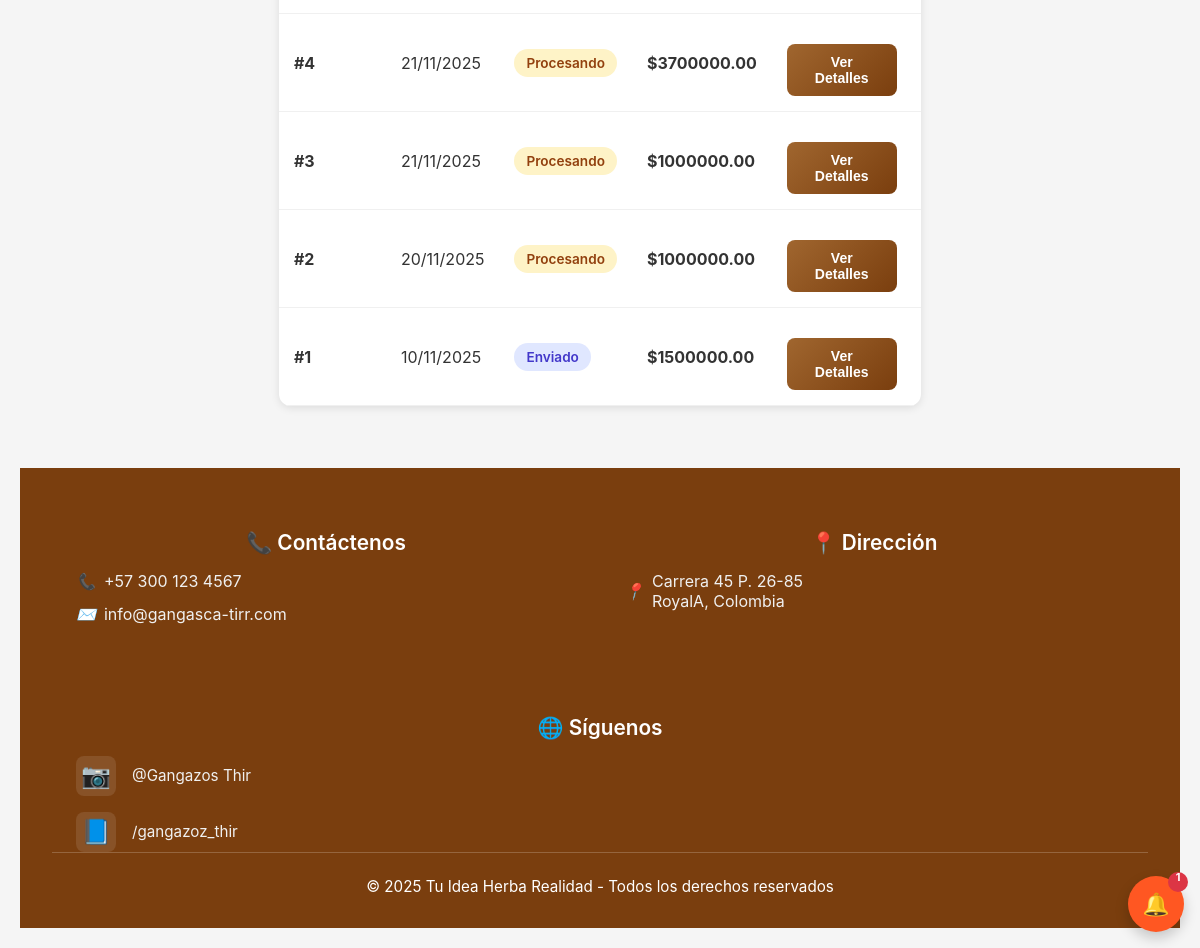
The page /mis-pedidos/ (signed in, lower part) on the database as committed earlier.
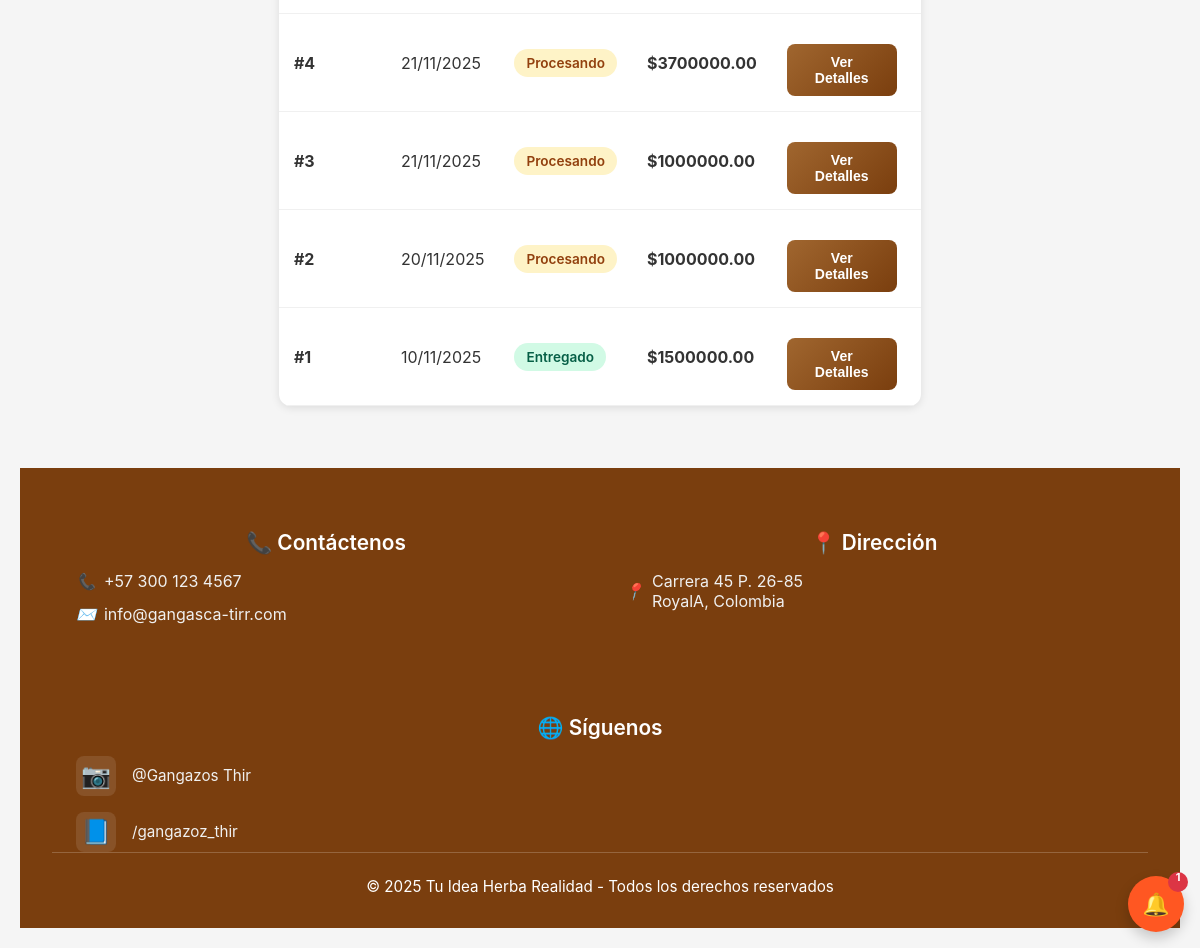
The same page on the database as committed later.
### core/models.py (models this page shows, shortened)
class Pedido(models.Model):
    ESTADO_PEDIDO_CHOICES = [
        ('procesando', 'Procesando'),
        ('empacado', 'Empacado'),
        ('enviado', 'Enviado'),
        ('en_transito', 'En Tránsito'),
        ('entregado', 'Entregado'),
        ('cancelado', 'Cancelado'),
    ]
    pago = models.OneToOneField(Pago, on_delete=models.CASCADE, related_name='pedido')
    cliente = models.ForeignKey(UserClientes, on_delete=models.CASCADE, related_name='pedidos')
    nombre_completo = models.CharField(max_length=200, blank=True, null=True)
    telefono = models.CharField(max_length=20, blank=True, null=True)
    direccion = models.CharField(max_length=300, blank=True, null=True)
    ciudad = models.CharField(max_length=100, blank=True, null=True)
    departamento = models.CharField(max_length=100, blank=True, null=True)
    codigo_postal = models.CharField(max_length=10, blank=True, null=True)
    notas_adicionales = models.TextField(max_length=500, blank=True, null=True)
    estado = models.CharField(max_length=20, choices=ESTADO_PEDIDO_CHOICES, default='procesando')
    numero_seguimiento = models.CharField(max_length=100, blank=True, null=True)
    empresa_envio = models.CharField(max_length=100, blank=True, null=True)
    productos = models.TextField()  # JSON string con los productos
    monto_total = models.DecimalField(max_digits=10, decimal_places=2)
    fecha_creacion = models.DateTimeField(auto_now_add=True)
    fecha_actualizacion = models.DateTimeField(auto_now=True)
    fecha_entrega_estimada = models.DateField(null=True, blank=True)
    fecha_entrega_real = models.DateTimeField(null=True, blank=True)
    class Meta:
        ordering = ['-fecha_creacion']

### core/views.py (the view)
# urls.py: path('mis-pedidos/', views.mis_pedidos_view, name='mis_pedidos'),
def mis_pedidos_view(request):
    if 'usernameCliente' not in request.session:
        return redirect('login')
    try:
        cliente = UserClientes.objects.get(usernameCliente=request.session['usernameCliente'])
        pedidos = Pedido.objects.filter(cliente=cliente).order_by('-fecha_creacion')
        modelos_map = {
            'mesas': {'modelo': Mesas, 'campo_imagen': 'imagen1', 'campo_nombre': 'nombre1'},
            'mesa': {'modelo': Mesas, 'campo_imagen': 'imagen1', 'campo_nombre': 'nombre1'},
            'sillas': {'modelo': Sillas, 'campo_imagen': 'imagen2', 'campo_nombre': 'nombre2'},
            'silla': {'modelo': Sillas, 'campo_imagen': 'imagen2', 'campo_nombre': 'nombre2'},
            'armarios': {'modelo': Armarios, 'campo_imagen': 'imagen3', 'campo_nombre': 'nombre3'},
            'armario': {'modelo': Armarios, 'campo_imagen': 'imagen3', 'campo_nombre': 'nombre3'},
            'cajoneras': {'modelo': Cajoneras, 'campo_imagen': 'imagen4', 'campo_nombre': 'nombre4'},
            'cajonera': {'modelo': Cajoneras, 'campo_imagen': 'imagen4', 'campo_nombre': 'nombre4'},
            'escritorios': {'modelo': Escritorios, 'campo_imagen': 'imagen5', 'campo_nombre': 'nombre5'},
            'escritorio': {'modelo': Escritorios, 'campo_imagen': 'imagen5', 'campo_nombre': 'nombre5'},
            'utensilios': {'modelo': Utensilios, 'campo_imagen': 'imagen6', 'campo_nombre': 'nombre6'},
            'utensilio': {'modelo': Utensilios, 'campo_imagen': 'imagen6', 'campo_nombre': 'nombre6'},
        }
        pedidos_list = list(pedidos)
        total_pedidos = len(pedidos_list)
        for idx, pedido in enumerate(pedidos_list):
            pedido.numero_secuencial = total_pedidos - idx
        for pedido in pedidos_list:
            try:
                productos_parseados = json.loads(pedido.productos)
                for producto in productos_parseados:
                    categoria = (producto.get('categoria') or producto.get('tipo', '')).lower()
                    producto_id = producto.get('id')
                    print(f"DEBUG: Procesando producto ID={producto_id}, categoria='{categoria}'")
                    config = modelos_map.get(categoria)
                    if config and producto_id:
                        try:
                            modelo = config['modelo']
                            item = modelo.objects.get(id=producto_id)
                            campo_imagen = config['campo_imagen']
                            if hasattr(item, campo_imagen):
                                imagen_field = getattr(item, campo_imagen)
                                if imagen_field:
                                    producto['imagen'] = imagen_field.url
                                else:
                                    producto['imagen'] = None
                            else:
                                producto['imagen'] = None
                        except modelo.DoesNotExist:
                            producto['imagen'] = None
                        except Exception as ex:
                            producto['imagen'] = None
                    else:
                        producto['imagen'] = None
                pedido.productos_json = json.dumps(productos_parseados)
                pedido.productos_parseados = productos_parseados
            except Exception as e:
                pedido.productos_json = '[]'
                pedido.productos_parseados = []
        pedidos_sin_datos = []
        for pedido in pedidos_list:
            if not pedido.direccion or not pedido.telefono:
                pedidos_sin_datos.append(pedido)
        context = {
            'pedidos': pedidos,
            'cliente': cliente,
            'usuario': cliente,  # Añadir para compatibilidad con el template
            'pedidos_sin_datos': pedidos_sin_datos  # Pedidos que necesitan completar datos
        }
        return render(request, 'core/mis_pedidos_nuevo.html', context)
    except UserClientes.DoesNotExist:
        return redirect('login')

### core/context_processors.py (called while the page is built, shortened)
def idea_notifications(request):
    username_cliente = request.session.get('usernameCliente')
    username_empresa = request.session.get('usernameEmpresa')
    has_notif = False
    try:
        if username_cliente:
            has_notif = MensajeIdea.objects.filter(
                idea__autor=username_cliente,
                remitente_tipo='empresa',
                leido=False
            ).exists()
    except Exception as e:
        print(f"Error en idea_notifications: {str(e)}")
        has_notif = False
    return {
        'has_idea_notifications': has_notif
    }

### core/templates/core/mis_pedidos_nuevo.html (shortened to what this page needs)
{% load static %}
<!DOCTYPE html>
<html lang="es">
<head>
    <link rel="stylesheet" href="{% static 'core/css/styles.css' %}">
    <link rel="stylesheet" href="{% static 'core/css/carrito.css' %}">
    <link rel="stylesheet" href="{% static 'Empresas/css/pedidos.css' %}">
    <link rel="stylesheet" href="{% static 'core/css/mis_pedidos.css' %}">
    <link rel="stylesheet" href="{% static 'core/css/responsive.css' %}">
    <link rel="stylesheet" href="https://cdnjs.cloudflare.com/ajax/libs/font-awesome/6.4.0/css/all.min.css">
</head>
<body>
<div class="main-content-wrapper">
    {% if pedidos %}
        <div class="tabla-pedidos">
            <table>
                <tbody>
                    {% for pedido in pedidos %}
                    <tr>
                        <td><strong>#{{ pedido.numero_secuencial }}</strong></td>
                        <td>{{ pedido.fecha_creacion|date:"d/m/Y" }}</td>
                        <td>
                            <span class="badge-estado badge-{{ pedido.estado }}">
                                {{ pedido.get_estado_display }}
                            </span>
                        </td>
                        <td><strong>${{ pedido.monto_total }}</strong></td>
                        <td>
                            <button class="btn-ver-detalles"
                                    data-pedido-id="{{ pedido.id }}"
                                    onclick="verDetallesPedidoById({{ pedido.id }})">
                                Ver Detalles
                            </button>
                        </td>
                    </tr>
                    {% endfor %}
                </tbody>
            </table>
        </div>
    {% endif %}
    <footer>
        <div class="footer-content">
            <div class="footer-section">
                <h3 class="footer-title">📞 Contáctenos</h3>
                <div class="footer-info">
                    <i>📞</i>
                    <span>+57 300 123 4567</span>
                </div>
                <div class="footer-info">
                    <i>✉️</i>
                    <span>info@gangasca-tirr.com</span>
                </div>
            </div>
            <div class="footer-section">
                <h3 class="footer-title">📍 Dirección</h3>
                <div class="footer-info">
                    <i>📍</i>
                    <span>Carrera 45 P. 26-85<br>RoyalA, Colombia</span>
                </div>
            </div>
            <div class="footer-section">
                <h3 class="footer-title">🌐 Síguenos</h3>
                <div class="footer-social">
                    <div class="social-container">
                        <a href="https://www.instagram.com/tu_idea_hecha_realidad?igsh=Y3ByM2lyZGcwNHVy" class="social-icon" aria-label="Instagram">
                            <span>📷</span>
                        </a>
                        <div class="social-username">@Gangazos Thir</div>
                    </div>
                    <div class="social-container">
                        <a href="https://www.facebook.com/share/1ACEVZbZHV/" class="social-icon" aria-label="Facebook">
                            <span>📘</span>
                        </a>
                        <div class="social-username">/gangazoz_thir</div>
                    </div>
                </div>
            </div>
        </div>
        <div class="footer-bottom">
            <p>© 2025 Tu Idea Herba Realidad - Todos los derechos reservados</p>
        </div>
    </footer>
</div>
{% include 'core/modal_notificaciones.html' %}
{% include 'core/floating_buttons.html' %}
</body>
</html>

Rows that differ between the two databases and show on the page:
changed Pedido: estado "Enviado" → "Entregado"
